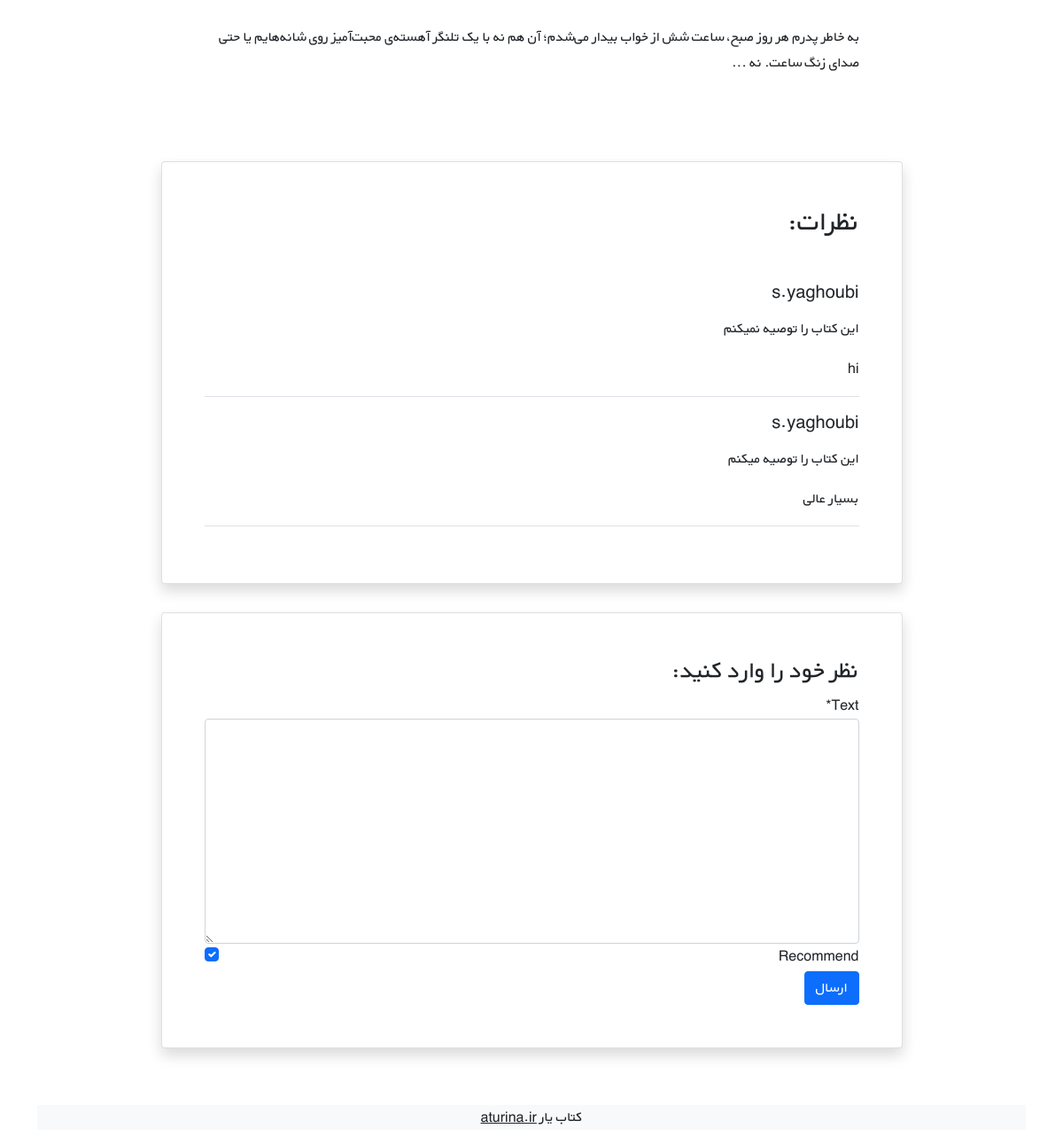
Page /books/2/ (signed in, lower part) on the earlier database version.
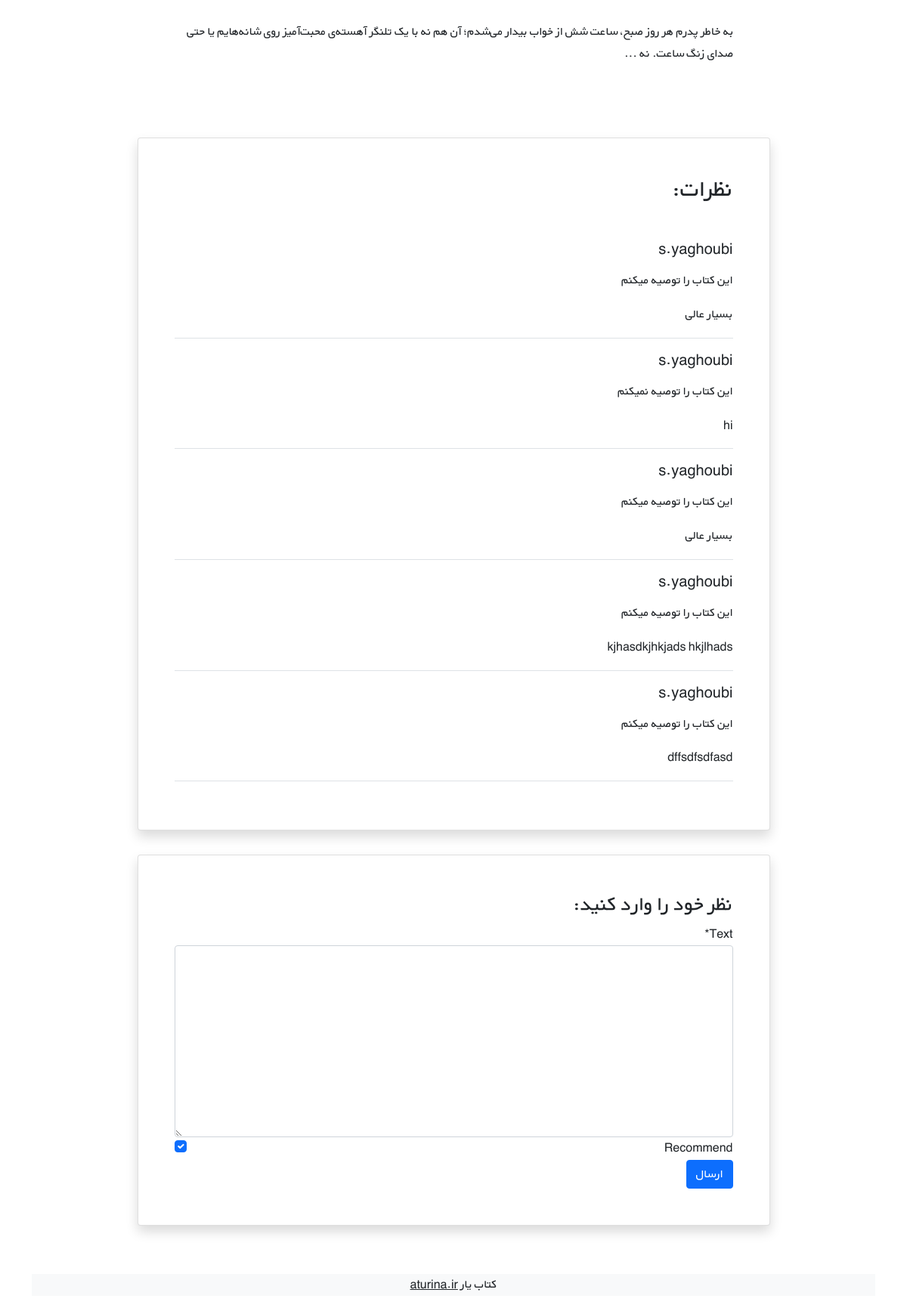
Same page on the later database version.
### books/models.py (models this page shows, shortened)
class Comment (models.Model):
    user = models.ForeignKey(get_user_model(), on_delete=models.CASCADE, )
    book = models.ForeignKey(Book, on_delete=models.CASCADE, related_name='comments', )
    text = models.TextField()
    is_active = models.BooleanField(default=True)
    recommend = models.BooleanField(default=True)
    date_time_create = models.DateTimeField(auto_now_add=True)

### accounts/models.py (models this page shows)
class CustomUser(AbstractUser):
    age = models.PositiveIntegerField(null=True, blank=True, )

### books/views.py (the view)
# urls.py: path('<int:pk>/', views.book_detail_view, name='book_detail', ),
@login_required
def book_detail_view(request, pk):
    book = get_object_or_404(Book, pk=pk)
    book_comments = book.comments.all()
    if request.method == "POST":
        comment_form = CommentForm(request.POST)
        if comment_form.is_valid():
            new_comment = comment_form.save(commit=False)
            new_comment.book = book
            new_comment.user = request.user
            new_comment.save()
            comment_form = CommentForm()
    else:
        comment_form = CommentForm()
    return render(request, 'book/book_detail.html', {
        'book': book,
        'comments': book_comments,
        'comment_form': comment_form,
    })

### books/forms.py
class CommentForm(forms.ModelForm):
    class Meta:
        model = Comment
        fields = ('text', 'recommend', )

### books/templates/book/book_detail.html (shortened to what this page needs)
{% extends '_base.html' %}
{% load crispy_forms_tags %}
{% block content %}
    <div class="container mt-5" dir="rtl">
        <div class="">
            <div class="">
                <div class="d-flex justify-content-center">
                    <div class="my-3 p-5 w-sm-75 w-100">
                        <p class="mt-2">{{ book.description |linebreaksbr }}</p>
                    </div>
                </div>
                <div class="d-flex justify-content-center">
                    <div class="card shadow my-3 p-5 w-sm-75 w-100">
                        <h2 class="mb-5">نظرات:</h2>
                        {% for comment in comments %}
                            {% if comment.is_active %}
                                <div class="border-bottom mb-3">
                                    <h5 class="mb-3">{{ comment.user.username }}</h5>
                                    {% if comment.recommend %}
                                        <p>این کتاب را توصیه میکنم</p>
                                    {% else %}
                                        <p>این کتاب را توصیه نمیکنم</p>
                                    {% endif %}
                                    <p>{{ comment.text }}</p>
                                </div>
                            {% endif %}
                        {% endfor %}
                    </div>
                </div>
                <div class="d-flex justify-content-center">
                    <div class="card shadow my-3 p-5 w-sm-75 w-100">
                        <h3>نظر خود را وارد کنید:</h3>
                        <form method="POST">
                            {{ comment_form|crispy }}
                            <button type="submit" class="btn btn-primary">ارسال</button>
                        </form>
                    </div>
                </div>
            </div>
        </div>
{% endblock %}

Differences in the rows shown:
now on this page (row edited): Comment: user.username "s.yaghoubi", recommend "این کتاب را توصیه میکنم", text "بسیار عالی"
added Comment: user.username "s.yaghoubi", recommend "این کتاب را توصیه میکنم", text "kjhasdkjhkjads hkjlhads"
added Comment: user.username "s.yaghoubi", recommend "این کتاب را توصیه میکنم", text "dffsdfsdfasd"
